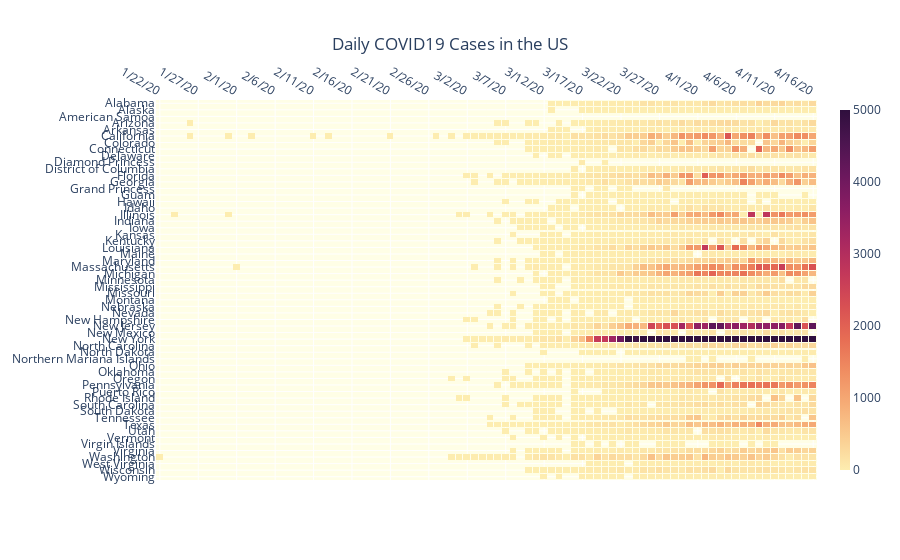

The notebook cell saved with this chart:
### Code cell
import plotly.graph_objects as go
import datetime
import numpy as np
np.random.seed(1)

fig = go.Figure(data=go.Heatmap(
        z=values,
        x=dates,
        y=values.index,
        colorscale='matter',
        xgap=1,
        ygap=12,
        zmin=0,
        zmid=2500,
        zmax=5000,
        colorbar=dict(thickness=10),
        connectgaps=False
               )
        )

fig.update_layout(
    title=dict(text='Daily COVID19 Cases in the US', x=0.5),
    xaxis_nticks=18,
    yaxis_nticks=60,
    height=1800,
    paper_bgcolor='rgba(0,0,0,0)', 
    plot_bgcolor='#fffee6',)

fig.update_xaxes(side='top', fixedrange=True,)

fig.show(displayModeBar=False)
    
import plotly.io as pio
pio.write_html(fig, file='Index.html', auto_open=True)

### Figure 1 — Plotly figure (JSON) as saved in the notebook; plotly's stock layout.template omitted (floating-point values rounded to 4 significant figures; data arrays with more than 128 entries replaced by an {"elided": "..."} marker saying what was removed)
{"data": [{"colorbar": {"thickness": 10}, "colorscale": [[0, "rgb(253, 237, 176)"], [0.09091, "rgb(250, 205, 145)"], [0.1818, "rgb(246, 173, 119)"], [0.2727, "rgb(240, 142, 98)"], [0.3636, "rgb(231, 109, 84)"], [0.4545, "rgb(216, 80, 83)"], [0.5455, "rgb(195, 56, 90)"], [0.6364, "rgb(168, 40, 96)"], [0.7273, "rgb(138, 29, 99)"], [0.8182, "rgb(107, 24, 93)"], [0.9091, "rgb(76, 21, 80)"], [1, "rgb(47, 15, 61)"]], "connectgaps": false, "type": "heatmap", "x": ["1/22/20", "1/23/20", "1/24/20", "1/25/20", "1/26/20", "1/27/20", "1/28/20", "1/29/20", "1/30/20", "1/31/20", "2/1/20", "2/2/20", "2/3/20", "2/4/20", "2/5/20", "2/6/20", "2/7/20", "2/8/20", "2/9/20", "2/10/20", "2/11/20", "2/12/20", "2/13/20", "2/14/20", "2/15/20", "2/16/20", "2/17/20", "2/18/20", "2/19/20", "2/20/20", "2/21/20", "2/22/20", "2/23/20", "2/24/20", "2/25/20", "2/26/20", "2/27/20", "2/28/20", "2/29/20", "3/1/20", "3/2/20", "3/3/20", "3/4/20", "3/5/20", "3/6/20", "3/7/20", "3/8/20", "3/9/20", "3/10/20", "3/11/20", "3/12/20", "3/13/20", "3/14/20", "3/15/20", "3/16/20", "3/17/20", "3/18/20", "3/19/20", "3/20/20", "3/21/20", "3/22/20", "3/23/20", "3/24/20", "3/25/20", "3/26/20", "3/27/20", "3/28/20", "3/29/20", "3/30/20", "3/31/20", "4/1/20", "4/2/20", "4/3/20", "4/4/20", "4/5/20", "4/6/20", "4/7/20", "4/8/20", "4/9/20", "4/10/20", "4/11/20", "4/12/20", "4/13/20", "4/14/20", "4/15/20", "4/16/20"], "xgap": 1, "y": ["Wyoming", "Wisconsin", "West Virginia", "Washington", "Virginia", "Virgin Islands", "Vermont", "Utah", "Texas", "Tennessee", "South Dakota", "South Carolina", "Rhode Island", "Puerto Rico", "Pennsylvania", "Oregon", "Oklahoma", "Ohio", "Northern Mariana Islands", "North Dakota", "North Carolina", "New York", "New Mexico", "New Jersey", "New Hampshire", "Nevada", "Nebraska", "Montana", "Missouri", "Mississippi", "Minnesota", "Michigan", "Massachusetts", "Maryland", "Maine", "Louisiana", "Kentucky", "Kansas", "Iowa", "Indiana", "Illinois", "Idaho", "Hawaii", "Guam", "Grand Princess", "Georgia", "Florida", "District of Columbia", "Diamond Princess", "Delaware", "Connecticut", "Colorado", "California", "Arkansas", "Arizona", "American Samoa", "Alaska", "Alabama"], "ygap": 12, "z": {"elided": "58x86 int values"}, "zmax": 5000, "zmid": 2500, "zmin": 0}], "layout": {"autosize": true, "paper_bgcolor": "rgba(0, 0, 0, 0)", "plot_bgcolor": "#fffee6", "title": {"text": "Daily COVID19 Cases in the US", "x": 0.5}, "xaxis": {"autorange": true, "fixedrange": true, "nticks": 18, "range": [-0.5, 85.5], "side": "top", "type": "category"}, "yaxis": {"autorange": true, "nticks": 60, "range": [-0.5, 57.5], "type": "category"}}}
